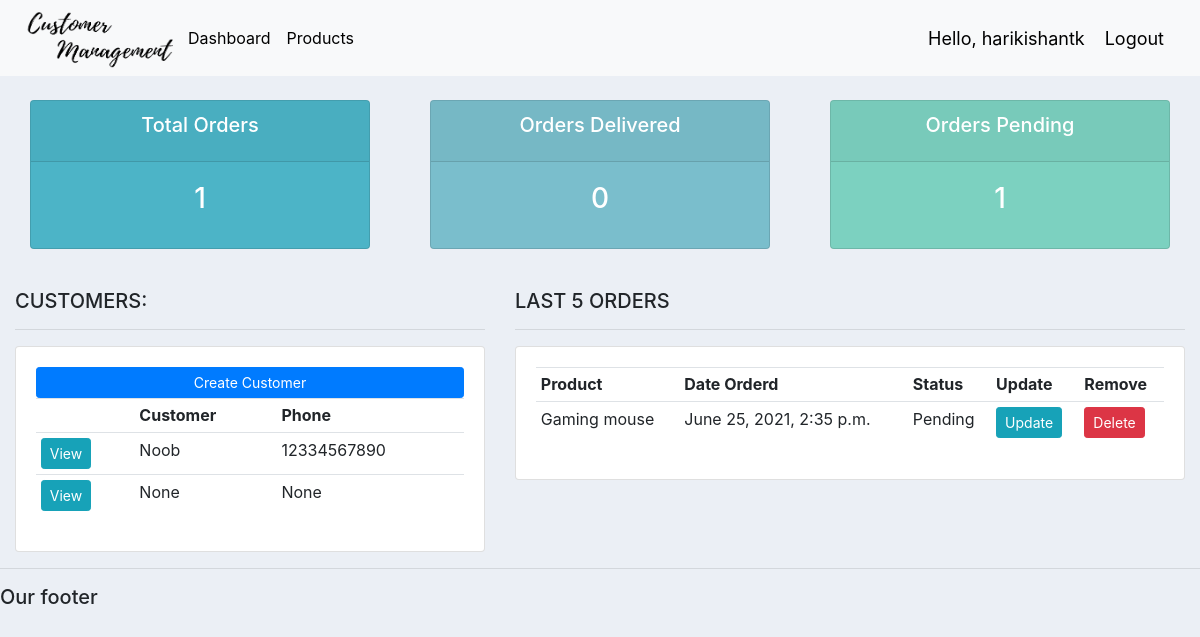
Page / (signed in) on the earlier database version.
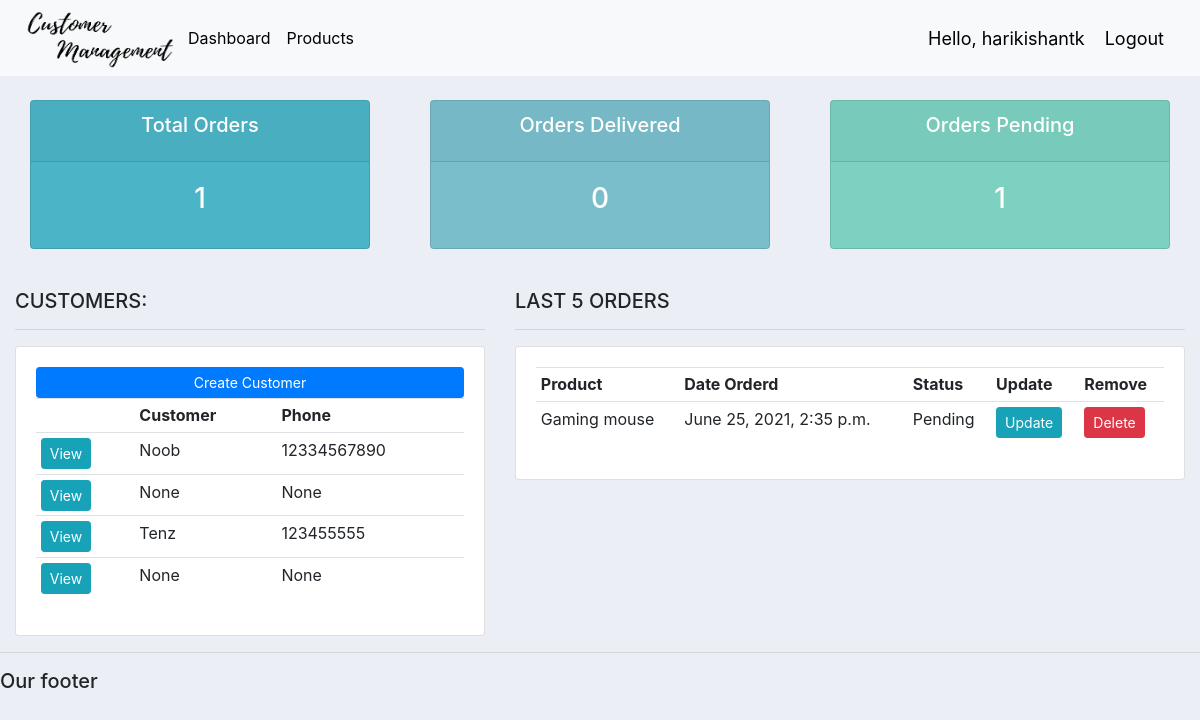
Same page on the later database version.
### accounts/models.py (models this page shows, shortened)
class Customer(models.Model):
	user = models.OneToOneField(User, null=True, blank=True, on_delete=models.CASCADE)
	profile_pic = models.ImageField(default="default.png",null=True, blank=True)
	name = models.CharField(max_length=200, null=True)
	phone = models.CharField(max_length=200, null=True)
	email = models.CharField(max_length=200, null=True)
	date_created = models.DateTimeField(auto_now_add=True, null=True)

class Order(models.Model):
	STATUS = (
			('Pending', 'Pending'),
			('Out for delivery', 'Out for delivery'),
			('Delivered', 'Delivered'),
			)
	customer = models.ForeignKey(Customer, null=True, on_delete= models.SET_NULL)
	product = models.ForeignKey(Product, null=True, on_delete= models.SET_NULL)
	date_created = models.DateTimeField(auto_now_add=True, null=True)
	status = models.CharField(max_length=200, null=True, choices=STATUS)
	note = models.CharField(max_length=1000, null=True)

class Product(models.Model):
	CATEGORY = (
			('Indoor', 'Indoor'),
			('Out Door', 'Out Door'),
			)
	name = models.CharField(max_length=200, null=True)
	price = models.FloatField(null=True)
	category = models.CharField(max_length=200, null=True, choices=CATEGORY)
	description = models.CharField(max_length=200, null=True, blank=True)
	date_created = models.DateTimeField(auto_now_add=True, null=True)
	tags = models.ManyToManyField(Tag)
	def __str__(self):
		return self.name

### accounts/decorators.py (the view)
    def wrapper_func(request, *args, **kwargs):
        group = None
        if request.user.groups.exists():
            print("request.user.groups", request.user.groups.all())
            group = request.user.groups.all()[0].name
        if group == 'customer':
            return redirect('user-page')
        if group == 'admin':
            return view_func(request, *args, **kwargs)

### accounts/views.py (called while the page is built)
@login_required(login_url='login')
@admin_only
def home(request):
	orders = Order.objects.all()
	customers = Customer.objects.all()
	total_customers = customers.count()
	total_orders = orders.count()
	delivered = orders.filter(status='Delivered').count()
	pending = orders.filter(status='Pending').count()
	context = {'orders':orders, 'customers':customers,
	'total_orders':total_orders,'delivered':delivered,
	'pending':pending }
	return render(request, 'accounts/dashboard.html', context)

### accounts/templates/accounts/dashboard.html
{%  extends 'accounts/main.html' %}
{% block content %}
{%  include 'accounts/status.html' %}
<br>
<div class="row">
	<div class="col-md-5">
		<h5>CUSTOMERS:</h5>
		<hr>
		<div class="card card-body">
			<a class="btn btn-primary  btn-sm btn-block" href="">Create Customer</a>
			<table class="table table-sm">
				<tr>
					<th></th>
					<th>Customer</th>
					<th>Phone</th>
				</tr>
				{% for customer in customers %}
					<tr>
						<td><a class="btn btn-sm btn-info" href="{% url 'customer' customer.id %}">View</a></td>
						<td>{{customer.name}}</td>
						<td>{{customer.phone}}</td>
					</tr>
				{% endfor %}
			</table>
		</div>
	</div>
	<div class="col-md-7">
		<h5>LAST 5 ORDERS</h5>
		<hr>
		<div class="card card-body">
			<table class="table table-sm">
				<tr>
					<th>Product</th>
					<th>Date Orderd</th>
					<th>Status</th>
					<th>Update</th>
					<th>Remove</th>
				</tr>
				{% for order in orders %}
					<tr>
						<td>{{order.product}}</td>
						<td>{{order.date_created}}</td>
						<td>{{order.status}}</td>
						<td><a class="btn btn-sm btn-info" href="{% url 'update_order' order.id %}">Update</a></td>
						<td><a class="btn btn-sm btn-danger" href="{% url 'delete_order' order.id %}">Delete</a></td>
					</tr>
				{% endfor %}
			</table>
		</div>
	</div>
</div>
{% endblock %}

### accounts/templates/accounts/main.html (shortened to what this page needs)
{% load static %}
<!DOCTYPE html>
<html>
<head>
	<link rel="stylesheet" href="https://stackpath.bootstrapcdn.com/bootstrap/4.3.1/css/bootstrap.min.css">
	<link rel="stylesheet" type="text/css" href="{% static '/css/main.css' %}">
</head>
<body>
	{%  include 'accounts/navbar.html' %}
	<div class="container-fluid">
	{% block content %}
	{% endblock %}
    </div>
	<hr>
	<h5>Our footer</h5>
</body>
</html>

### accounts/templates/accounts/navbar.html (shortened to what this page needs)
{% load static %}
<nav class="navbar navbar-expand-lg navbar-dark bg-light">
 <img src="{% static 'images/logo.png' %}" href="{% url 'home' %}" height="60px" width="164px">
  <div class="collapse navbar-collapse" id="navbarNav">
    <ul class="navbar-nav">
      {% if request.user.is_staff %}
      <li class="nav-item active">
        <a class="nav-link" href="{% url 'home' %}" style="color:black;">Dashboard</a>
      </li>
      <li class="nav-item">
        <a class="nav-link" href="{% url 'products' %}" style="color:black;">Products</a>
      </li>
      {% else %}
      <li class="nav-item">
        <a class="nav-link" href="{% url 'account' %}" style="color:black;">Settings</a>
      </li>
      {% endif %}
    </ul>
  </div>
  <span class="hello-msg">Hello, {{request.user}}</span>
  <span ><a  class="hello-msg" href="{% url 'logout' %}" style="color:black;">Logout</a></span>
</nav>

### accounts/templates/accounts/status.html
<br>
<div class="row">
	<div class="col">
		<div class="col-md">
			<div class="card text-center text-white  mb-3" id="total-orders">
			  	<div class="card-header">
			  		<h5 class="card-title">Total Orders</h5>
			  	</div>
			  	<div class="card-body">
			    	<h3 class="card-title">{{total_orders}}</h3>
			  	</div>
			</div>
		</div>
	</div>
	<div class="col">
		<div class="col-md">
			<div class="card text-center text-white  mb-3" id="orders-delivered">
			  	<div class="card-header">
			  		<h5 class="card-title">Orders Delivered</h5>
			  	</div>
			  	<div class="card-body">
			    	<h3 class="card-title">{{delivered}}</h3>
			  	</div>
			</div>
		</div>
	</div>
	<div class="col">
		<div class="col-md">
			<div class="card text-center text-white  mb-3" id="orders-pending">
			  	<div class="card-header">
			  		<h5 class="card-title">Orders Pending</h5>
			  	</div>
			  	<div class="card-body">
			    	<h3 class="card-title">{{pending}}</h3>
			  	</div>
			</div>
		</div>
	</div>
</div>

### static/css/main.css (style rules this page uses)
body { background-color: #ebeff5; }
#total-orders { background-color: #4cb4c7; }
#orders-delivered { background-color: #7abecc; }
#orders-pending { background-color: #7CD1C0; }

### accounts/templates/accounts/navbar.html (style rules this page uses)
.hello-msg { font-size: 18px; color: #000; margin-right: 20px; }

Differences in the rows shown:
added Customer: name "Tenz", phone "123455555"
added Customer: name "None", phone "None"
